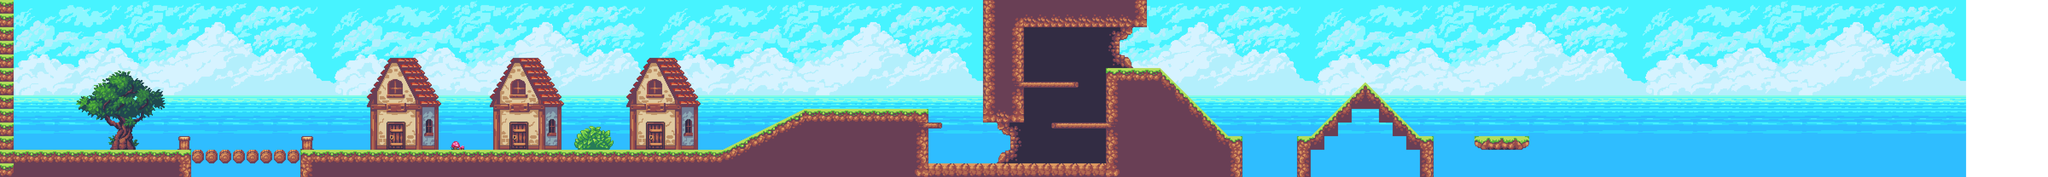

Tiled map render using the project's own tile images. Description and the map definition, with tile-layer contents summarised, below:
An orthogonal 150x13 tile map with 64x64 px tiles, 10 tile layers (Ladders, Coins, Background3, Background2, ...), 10 tilesets and 6 objects.

<map version="1.2" tiledversion="1.2.4" orientation="orthogonal" renderorder="left-up" width="150" height="13" tilewidth="64" tileheight="64" infinite="0" backgroundcolor="#ffffff" nextlayerid="76" nextobjectid="20">
 <tileset firstgid="1" source="items.tsx" />
 <tileset firstgid="25" source="painted-style.tsx" />
 <tileset firstgid="257" source="painted-style2.tsx" />
 <tileset firstgid="258" source="painted-style3.tsx" />
 <tileset firstgid="260" source="painted-style4.tsx" />
 <tileset firstgid="262" source="sunny-land.tsx" />
 <tileset firstgid="790" source="sunny-land3.tsx" />
 <tileset firstgid="1150" source="sunny-land2.tsx" />
 <tileset firstgid="1514" source="sunny-land4.tsx" />
 <tileset firstgid="1767" source="door.tsx" />
 <objectgroup id="13" name="Moving Platforms" />
 <objectgroup id="42" name="Doors">
  <object id="14" gid="3345" x="192" y="640" width="64" height="64" />
  <object id="15" gid="3409" x="192" y="704" width="64" height="64">
   <properties>
    <property name="id" type="int" value="0" />
    <property name="to_id" type="int" value="0" />
    <property name="to_name" value="test1.tmx" />
   </properties>
  </object>
  <object id="16" gid="3793" x="704" y="704" width="64" height="64">
   <properties>
    <property name="id" type="int" value="1" />
    <property name="to_id" type="int" value="2" />
    <property name="to_name" value="test2.tmx" />
   </properties>
  </object>
  <object id="17" gid="3729" x="704" y="640" width="64" height="64" />
  <object id="18" gid="3793" x="1024" y="704" width="64" height="64">
   <properties>
    <property name="id" type="int" value="2" />
    <property name="to_id" type="int" value="1" />
    <property name="to_name" value="test2.tmx" />
   </properties>
  </object>
  <object id="19" gid="3729" x="1024" y="640" width="64" height="64" />
 </objectgroup>
 <layer id="66" name="Ladders" width="150" height="13">
  <data>[1950 cells, 0 non-empty, 0 distinct tile ids]</data>
 </layer>
 <layer id="67" name="Coins" width="150" height="13">
  <data>[1950 cells, 0 non-empty, 0 distinct tile ids]</data>
 </layer>
 <layer id="68" name="Background3" width="150" height="13">
  <data>[1950 cells, 1872 non-empty, 312 distinct tile ids]</data>
 </layer>
 <layer id="69" name="Background2" width="150" height="13">
  <data>[1950 cells, 72 non-empty, 13 distinct tile ids]</data>
 </layer>
 <layer id="70" name="Background" width="150" height="13">
  <data>[1950 cells, 202 non-empty, 104 distinct tile ids]</data>
 </layer>
 <layer id="65" name="Passable Platforms" width="150" height="13">
  <data>[1950 cells, 9 non-empty, 4 distinct tile ids]</data>
 </layer>
 <layer id="71" name="Platforms" width="150" height="13">
  <data>[1950 cells, 329 non-empty, 27 distinct tile ids]</data>
 </layer>
 <layer id="72" name="Foreground3" width="150" height="13">
  <data>[1950 cells, 0 non-empty, 0 distinct tile ids]</data>
 </layer>
 <layer id="73" name="Foreground2" width="150" height="13">
  <data>[1950 cells, 0 non-empty, 0 distinct tile ids]</data>
 </layer>
 <layer id="74" name="Foreground" width="150" height="13">
  <data>[1950 cells, 0 non-empty, 0 distinct tile ids]</data>
 </layer>
</map>
